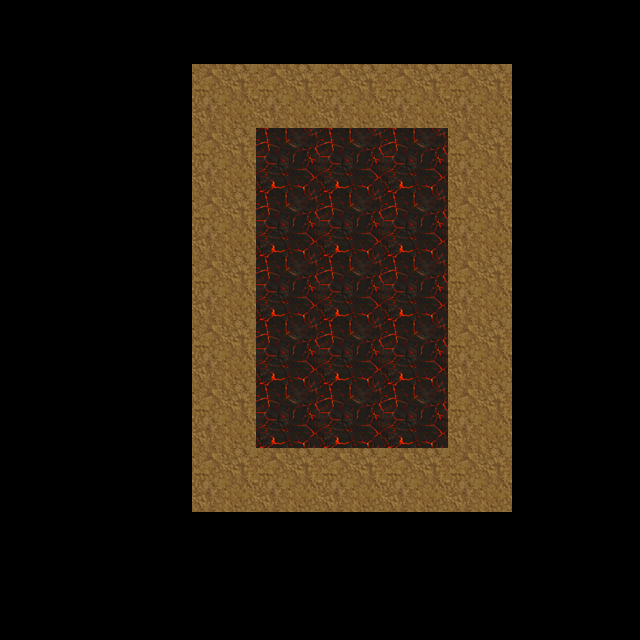

This is a level from a 2D game, rendered from its Tiled map with the project's own tilesets. A one-line summary and the map file follow, with tile-layer data summarised:
An orthogonal 10x10 tile map with 64x64 px tiles, 1 tile layer (Tile Layer 1).

<map version="1.0" orientation="orthogonal" renderorder="right-down" width="10" height="10" tilewidth="64" tileheight="64" nextobjectid="1">
 <tileset firstgid="1" name="test" tilewidth="64" tileheight="64" tilecount="256">
  <image source="terrain-6.png" width="1024" height="1024" />
 </tileset>
 <layer name="Tile Layer 1" width="10" height="10">
  <data>[100 cells, 35 non-empty, 2 distinct tile ids]</data>
 </layer>
</map>